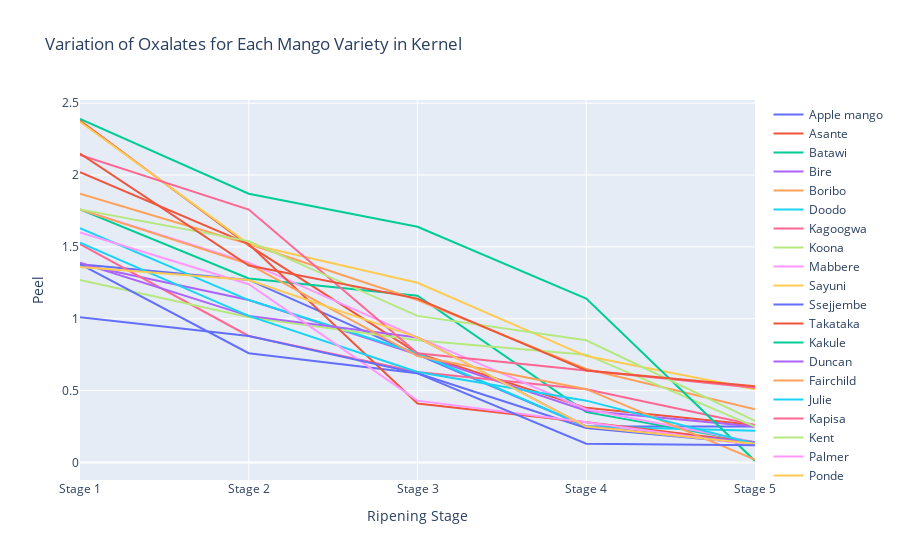

The notebook cell this image was saved under:
### Code cell
# Create traces for each mango variety
traces = []
for variety in data['Mango variety'].unique():
    subset = data[data['Mango variety'] == variety]
    trace = go.Scatter(x=subset['Ripening stage'], y=subset['Kernel'], mode='lines', name=variety)
    traces.append(trace)

# Create layout
layout = go.Layout(title='Variation of Oxalates for Each Mango Variety in Kernel',
                   xaxis=dict(title='Ripening Stage'),
                   yaxis=dict(title='Peel'))

# Create figure
fig = go.Figure(data=traces, layout=layout)

# Plot figure
pio.show(fig)

### Figure 1 — Plotly figure (JSON) as saved in the notebook; plotly's stock layout.template omitted (floating-point values rounded to 4 significant figures)
{"data": [{"mode": "lines", "name": "Apple mango", "type": "scatter", "x": ["Stage 1", "Stage 2", "Stage 3", "Stage 4", "Stage 5"], "y": [1.38, 1.27, 0.75, 0.25, 0.25]}, {"mode": "lines", "name": "Asante", "type": "scatter", "x": ["Stage 1", "Stage 2", "Stage 3", "Stage 4", "Stage 5"], "y": [2.38, 1.51, 0.76, 0.38, 0.26]}, {"mode": "lines", "name": "Batawi", "type": "scatter", "x": ["Stage 1", "Stage 2", "Stage 3", "Stage 4", "Stage 5"], "y": [1.76, 1.28, 1.16, 0.35, 0.14]}, {"mode": "lines", "name": "Bire", "type": "scatter", "x": ["Stage 1", "Stage 2", "Stage 3", "Stage 4", "Stage 5"], "y": [1.38, 1.13, 0.75, 0.36, 0.25]}, {"mode": "lines", "name": "Boribo", "type": "scatter", "x": ["Stage 1", "Stage 2", "Stage 3", "Stage 4", "Stage 5"], "y": [1.87, 1.52, 1.13, 0.65, 0.37]}, {"mode": "lines", "name": "Doodo", "type": "scatter", "x": ["Stage 1", "Stage 2", "Stage 3", "Stage 4", "Stage 5"], "y": [1.63, 1.13, 0.76, 0.25, 0.22]}, {"mode": "lines", "name": "Kagoogwa", "type": "scatter", "x": ["Stage 1", "Stage 2", "Stage 3", "Stage 4", "Stage 5"], "y": [1.52, 0.88, 0.63, 0.51, 0.26]}, {"mode": "lines", "name": "Koona", "type": "scatter", "x": ["Stage 1", "Stage 2", "Stage 3", "Stage 4", "Stage 5"], "y": [1.27, 1.01, 0.85, 0.75, 0.25]}, {"mode": "lines", "name": "Mabbere", "type": "scatter", "x": ["Stage 1", "Stage 2", "Stage 3", "Stage 4", "Stage 5"], "y": [1.76, 1.39, 0.87, 0.37, 0.14]}, {"mode": "lines", "name": "Sayuni", "type": "scatter", "x": ["Stage 1", "Stage 2", "Stage 3", "Stage 4", "Stage 5"], "y": [2.37, 1.52, 1.25, 0.74, 0.51]}, {"mode": "lines", "name": "Ssejjembe", "type": "scatter", "x": ["Stage 1", "Stage 2", "Stage 3", "Stage 4", "Stage 5"], "y": [1.38, 0.76, 0.62, 0.24, 0.13]}, {"mode": "lines", "name": "Takataka", "type": "scatter", "x": ["Stage 1", "Stage 2", "Stage 3", "Stage 4", "Stage 5"], "y": [2.02, 1.52, 0.41, 0.28, 0.14]}, {"mode": "lines", "name": "Kakule", "type": "scatter", "x": ["Stage 1", "Stage 2", "Stage 3", "Stage 4", "Stage 5"], "y": [2.39, 1.87, 1.64, 1.14, 0.01]}, {"mode": "lines", "name": "Duncan", "type": "scatter", "x": ["Stage 1", "Stage 2", "Stage 3", "Stage 4", "Stage 5"], "y": [1.39, 1.02, 0.87, 0.25, 0.14]}, {"mode": "lines", "name": "Fairchild", "type": "scatter", "x": ["Stage 1", "Stage 2", "Stage 3", "Stage 4", "Stage 5"], "y": [1.76, 1.38, 0.74, 0.51, 0.02]}, {"mode": "lines", "name": "Julie", "type": "scatter", "x": ["Stage 1", "Stage 2", "Stage 3", "Stage 4", "Stage 5"], "y": [1.53, 1.02, 0.63, 0.43, 0.13]}, {"mode": "lines", "name": "Kapisa", "type": "scatter", "x": ["Stage 1", "Stage 2", "Stage 3", "Stage 4", "Stage 5"], "y": [2.14, 1.76, 0.76, 0.64, 0.52]}, {"mode": "lines", "name": "Kent", "type": "scatter", "x": ["Stage 1", "Stage 2", "Stage 3", "Stage 4", "Stage 5"], "y": [1.76, 1.54, 1.02, 0.85, 0.29]}, {"mode": "lines", "name": "Palmer", "type": "scatter", "x": ["Stage 1", "Stage 2", "Stage 3", "Stage 4", "Stage 5"], "y": [1.6, 1.24, 0.43, 0.28, 0.12]}, {"mode": "lines", "name": "Ponde", "type": "scatter", "x": ["Stage 1", "Stage 2", "Stage 3", "Stage 4", "Stage 5"], "y": [1.36, 1.27, 0.87, 0.25, 0.13]}, {"mode": "lines", "name": "Seena", "type": "scatter", "x": ["Stage 1", "Stage 2", "Stage 3", "Stage 4", "Stage 5"], "y": [1.01, 0.88, 0.62, 0.13, 0.12]}, {"mode": "lines", "name": "Tommy atkin", "type": "scatter", "x": ["Stage 1", "Stage 2", "Stage 3", "Stage 4", "Stage 5"], "y": [2.15, 1.37, 1.14, 0.64, 0.53]}], "layout": {"autosize": true, "title": {"text": "Variation of Oxalates for Each Mango Variety in Kernel"}, "xaxis": {"autorange": true, "range": [0, 4], "title": {"text": "Ripening Stage"}, "type": "category"}, "yaxis": {"autorange": true, "range": [-0.1222, 2.522], "title": {"text": "Peel"}, "type": "linear"}}}
